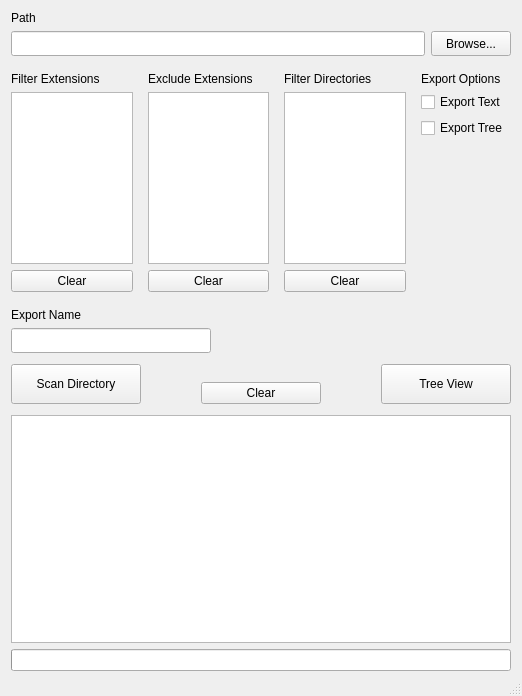
<?xml version="1.0" encoding="UTF-8"?>
<ui version="4.0">
 <class>MainWindow</class>
 <widget class="QMainWindow" name="MainWindow">
  <property name="geometry">
   <rect>
    <x>0</x>
    <y>0</y>
    <width>518</width>
    <height>696</height>
   </rect>
  </property>
  <property name="windowTitle">
   <string>List Folders</string>
  </property>
  <property name="windowIcon">
   <iconset resource="../resources.qrc">
    <normaloff>:/root/Exports/icons/icon.ico</normaloff>:/root/Exports/icons/icon.ico</iconset>
  </property>
  <property name="iconSize">
   <size>
    <width>16</width>
    <height>16</height>
   </size>
  </property>
  <widget class="QWidget" name="centralWidget">
   <layout class="QVBoxLayout" name="verticalLayout_7">
    <property name="bottomMargin">
     <number>0</number>
    </property>
    <item>
     <layout class="QVBoxLayout" name="loPath">
      <item>
       <widget class="QLabel" name="lPath">
        <property name="text">
         <string>Path</string>
        </property>
       </widget>
      </item>
      <item>
       <widget class="QWidget" name="panel1" native="true">
        <property name="sizePolicy">
         <sizepolicy hsizetype="Preferred" vsizetype="Preferred">
          <horstretch>0</horstretch>
          <verstretch>0</verstretch>
         </sizepolicy>
        </property>
        <property name="minimumSize">
         <size>
          <width>0</width>
          <height>0</height>
         </size>
        </property>
        <layout class="QHBoxLayout" name="horizontalLayout">
         <property name="leftMargin">
          <number>0</number>
         </property>
         <property name="topMargin">
          <number>0</number>
         </property>
         <property name="rightMargin">
          <number>0</number>
         </property>
         <property name="bottomMargin">
          <number>0</number>
         </property>
         <item>
          <widget class="QLineEdit" name="lePath">
           <property name="minimumSize">
            <size>
             <width>0</width>
             <height>25</height>
            </size>
           </property>
           <property name="baseSize">
            <size>
             <width>0</width>
             <height>0</height>
            </size>
           </property>
          </widget>
         </item>
         <item>
          <widget class="QPushButton" name="bBrowse">
           <property name="minimumSize">
            <size>
             <width>0</width>
             <height>25</height>
            </size>
           </property>
           <property name="text">
            <string>Browse...</string>
           </property>
          </widget>
         </item>
        </layout>
       </widget>
      </item>
     </layout>
    </item>
    <item>
     <spacer name="vspPath">
      <property name="orientation">
       <enum>Qt::Vertical</enum>
      </property>
      <property name="sizeType">
       <enum>QSizePolicy::Fixed</enum>
      </property>
      <property name="sizeHint" stdset="0">
       <size>
        <width>20</width>
        <height>10</height>
       </size>
      </property>
     </spacer>
    </item>
    <item>
     <widget class="QWidget" name="pOptions" native="true">
      <property name="sizePolicy">
       <sizepolicy hsizetype="Fixed" vsizetype="Fixed">
        <horstretch>0</horstretch>
        <verstretch>0</verstretch>
       </sizepolicy>
      </property>
      <property name="minimumSize">
       <size>
        <width>0</width>
        <height>0</height>
       </size>
      </property>
      <property name="maximumSize">
       <size>
        <width>500</width>
        <height>220</height>
       </size>
      </property>
      <layout class="QHBoxLayout" name="horizontalLayout_2">
       <property name="spacing">
        <number>15</number>
       </property>
       <property name="leftMargin">
        <number>0</number>
       </property>
       <property name="topMargin">
        <number>0</number>
       </property>
       <property name="rightMargin">
        <number>0</number>
       </property>
       <property name="bottomMargin">
        <number>0</number>
       </property>
       <item>
        <widget class="QWidget" name="pFilterExt" native="true">
         <property name="sizePolicy">
          <sizepolicy hsizetype="Preferred" vsizetype="Preferred">
           <horstretch>0</horstretch>
           <verstretch>0</verstretch>
          </sizepolicy>
         </property>
         <layout class="QVBoxLayout" name="loFilterExt">
          <property name="leftMargin">
           <number>0</number>
          </property>
          <property name="topMargin">
           <number>0</number>
          </property>
          <property name="rightMargin">
           <number>0</number>
          </property>
          <property name="bottomMargin">
           <number>0</number>
          </property>
          <item>
           <widget class="QLabel" name="lFilterExt">
            <property name="text">
             <string>Filter Extensions</string>
            </property>
           </widget>
          </item>
          <item>
           <widget class="QTextEdit" name="teFilterExt">
            <property name="enabled">
             <bool>true</bool>
            </property>
            <property name="sizePolicy">
             <sizepolicy hsizetype="Preferred" vsizetype="Fixed">
              <horstretch>0</horstretch>
              <verstretch>0</verstretch>
             </sizepolicy>
            </property>
            <property name="minimumSize">
             <size>
              <width>0</width>
              <height>0</height>
             </size>
            </property>
            <property name="lineWrapMode">
             <enum>QTextEdit::NoWrap</enum>
            </property>
           </widget>
          </item>
          <item>
           <widget class="QPushButton" name="bClearFilterExt">
            <property name="text">
             <string>Clear</string>
            </property>
           </widget>
          </item>
         </layout>
        </widget>
       </item>
       <item>
        <widget class="QWidget" name="pExludeExt" native="true">
         <layout class="QVBoxLayout" name="pExcludeExt">
          <property name="leftMargin">
           <number>0</number>
          </property>
          <property name="topMargin">
           <number>0</number>
          </property>
          <property name="rightMargin">
           <number>0</number>
          </property>
          <property name="bottomMargin">
           <number>0</number>
          </property>
          <item>
           <widget class="QLabel" name="lExcludeExt">
            <property name="text">
             <string>Exclude Extensions</string>
            </property>
           </widget>
          </item>
          <item>
           <widget class="QTextEdit" name="teExcludeExt">
            <property name="sizePolicy">
             <sizepolicy hsizetype="Preferred" vsizetype="Fixed">
              <horstretch>0</horstretch>
              <verstretch>0</verstretch>
             </sizepolicy>
            </property>
            <property name="lineWrapMode">
             <enum>QTextEdit::NoWrap</enum>
            </property>
           </widget>
          </item>
          <item>
           <widget class="QPushButton" name="bClearExcludeExt">
            <property name="text">
             <string>Clear</string>
            </property>
           </widget>
          </item>
         </layout>
        </widget>
       </item>
       <item>
        <widget class="QWidget" name="pFilterDir" native="true">
         <layout class="QVBoxLayout" name="loFilterDir">
          <property name="leftMargin">
           <number>0</number>
          </property>
          <property name="topMargin">
           <number>0</number>
          </property>
          <property name="rightMargin">
           <number>0</number>
          </property>
          <property name="bottomMargin">
           <number>0</number>
          </property>
          <item>
           <widget class="QLabel" name="lFilterDir">
            <property name="text">
             <string>Filter Directories</string>
            </property>
           </widget>
          </item>
          <item>
           <widget class="QTextEdit" name="teFilterDir">
            <property name="sizePolicy">
             <sizepolicy hsizetype="Preferred" vsizetype="Fixed">
              <horstretch>0</horstretch>
              <verstretch>0</verstretch>
             </sizepolicy>
            </property>
            <property name="lineWrapMode">
             <enum>QTextEdit::NoWrap</enum>
            </property>
           </widget>
          </item>
          <item>
           <widget class="QPushButton" name="bClearFilterDir">
            <property name="text">
             <string>Clear</string>
            </property>
           </widget>
          </item>
         </layout>
        </widget>
       </item>
       <item alignment="Qt::AlignTop">
        <widget class="QWidget" name="pExportOpt" native="true">
         <property name="sizePolicy">
          <sizepolicy hsizetype="Maximum" vsizetype="Fixed">
           <horstretch>0</horstretch>
           <verstretch>0</verstretch>
          </sizepolicy>
         </property>
         <property name="maximumSize">
          <size>
           <width>90</width>
           <height>16777215</height>
          </size>
         </property>
         <layout class="QVBoxLayout" name="loExportOpt">
          <property name="leftMargin">
           <number>0</number>
          </property>
          <property name="topMargin">
           <number>0</number>
          </property>
          <property name="rightMargin">
           <number>0</number>
          </property>
          <property name="bottomMargin">
           <number>0</number>
          </property>
          <item alignment="Qt::AlignTop">
           <widget class="QLabel" name="lExportOpt">
            <property name="sizePolicy">
             <sizepolicy hsizetype="Fixed" vsizetype="Preferred">
              <horstretch>0</horstretch>
              <verstretch>0</verstretch>
             </sizepolicy>
            </property>
            <property name="minimumSize">
             <size>
              <width>120</width>
              <height>0</height>
             </size>
            </property>
            <property name="text">
             <string>Export Options</string>
            </property>
           </widget>
          </item>
          <item alignment="Qt::AlignTop">
           <widget class="QCheckBox" name="chExportText">
            <property name="text">
             <string>Export Text</string>
            </property>
           </widget>
          </item>
          <item alignment="Qt::AlignTop">
           <widget class="QCheckBox" name="chExportTree">
            <property name="text">
             <string>Export Tree</string>
            </property>
           </widget>
          </item>
         </layout>
        </widget>
       </item>
      </layout>
     </widget>
    </item>
    <item>
     <spacer name="vspOptions">
      <property name="orientation">
       <enum>Qt::Vertical</enum>
      </property>
      <property name="sizeType">
       <enum>QSizePolicy::Fixed</enum>
      </property>
      <property name="sizeHint" stdset="0">
       <size>
        <width>20</width>
        <height>10</height>
       </size>
      </property>
     </spacer>
    </item>
    <item>
     <widget class="QWidget" name="pExportName" native="true">
      <layout class="QGridLayout" name="gridLayout" rowstretch="0,0" columnstretch="0,0">
       <property name="leftMargin">
        <number>0</number>
       </property>
       <property name="topMargin">
        <number>0</number>
       </property>
       <property name="rightMargin">
        <number>0</number>
       </property>
       <property name="bottomMargin">
        <number>0</number>
       </property>
       <property name="horizontalSpacing">
        <number>0</number>
       </property>
       <item row="0" column="0" colspan="2" alignment="Qt::AlignLeft">
        <widget class="QLabel" name="lExportName">
         <property name="sizePolicy">
          <sizepolicy hsizetype="Maximum" vsizetype="Preferred">
           <horstretch>0</horstretch>
           <verstretch>0</verstretch>
          </sizepolicy>
         </property>
         <property name="text">
          <string>Export Name</string>
         </property>
        </widget>
       </item>
       <item row="1" column="0">
        <widget class="QLineEdit" name="leExportName">
         <property name="sizePolicy">
          <sizepolicy hsizetype="Minimum" vsizetype="Fixed">
           <horstretch>0</horstretch>
           <verstretch>0</verstretch>
          </sizepolicy>
         </property>
         <property name="minimumSize">
          <size>
           <width>0</width>
           <height>25</height>
          </size>
         </property>
         <property name="maximumSize">
          <size>
           <width>200</width>
           <height>16777215</height>
          </size>
         </property>
        </widget>
       </item>
      </layout>
     </widget>
    </item>
    <item>
     <spacer name="vspExportName">
      <property name="orientation">
       <enum>Qt::Vertical</enum>
      </property>
      <property name="sizeType">
       <enum>QSizePolicy::Fixed</enum>
      </property>
      <property name="sizeHint" stdset="0">
       <size>
        <width>20</width>
        <height>5</height>
       </size>
      </property>
     </spacer>
    </item>
    <item>
     <widget class="QWidget" name="pButtons" native="true">
      <property name="sizePolicy">
       <sizepolicy hsizetype="Expanding" vsizetype="Fixed">
        <horstretch>0</horstretch>
        <verstretch>0</verstretch>
       </sizepolicy>
      </property>
      <property name="minimumSize">
       <size>
        <width>0</width>
        <height>40</height>
       </size>
      </property>
      <property name="maximumSize">
       <size>
        <width>16777215</width>
        <height>50</height>
       </size>
      </property>
      <layout class="QGridLayout" name="gridLayout_2">
       <property name="leftMargin">
        <number>0</number>
       </property>
       <property name="topMargin">
        <number>0</number>
       </property>
       <property name="rightMargin">
        <number>0</number>
       </property>
       <property name="bottomMargin">
        <number>0</number>
       </property>
       <property name="spacing">
        <number>0</number>
       </property>
       <item row="0" column="0" rowspan="3" alignment="Qt::AlignLeft">
        <widget class="QPushButton" name="bScanDir">
         <property name="sizePolicy">
          <sizepolicy hsizetype="Fixed" vsizetype="Preferred">
           <horstretch>0</horstretch>
           <verstretch>0</verstretch>
          </sizepolicy>
         </property>
         <property name="minimumSize">
          <size>
           <width>130</width>
           <height>0</height>
          </size>
         </property>
         <property name="maximumSize">
          <size>
           <width>130</width>
           <height>16777215</height>
          </size>
         </property>
         <property name="text">
          <string>Scan Directory</string>
         </property>
        </widget>
       </item>
       <item row="0" column="2" rowspan="3" alignment="Qt::AlignRight">
        <widget class="QPushButton" name="bTreeViewer">
         <property name="sizePolicy">
          <sizepolicy hsizetype="Minimum" vsizetype="Preferred">
           <horstretch>0</horstretch>
           <verstretch>0</verstretch>
          </sizepolicy>
         </property>
         <property name="minimumSize">
          <size>
           <width>130</width>
           <height>0</height>
          </size>
         </property>
         <property name="maximumSize">
          <size>
           <width>130</width>
           <height>16777215</height>
          </size>
         </property>
         <property name="text">
          <string>Tree View</string>
         </property>
        </widget>
       </item>
       <item row="2" column="1" alignment="Qt::AlignHCenter">
        <widget class="QPushButton" name="bClearOut">
         <property name="minimumSize">
          <size>
           <width>120</width>
           <height>0</height>
          </size>
         </property>
         <property name="text">
          <string>Clear</string>
         </property>
        </widget>
       </item>
       <item row="0" column="1" rowspan="2">
        <spacer name="verticalSpacer">
         <property name="orientation">
          <enum>Qt::Vertical</enum>
         </property>
         <property name="sizeType">
          <enum>QSizePolicy::Fixed</enum>
         </property>
         <property name="sizeHint" stdset="0">
          <size>
           <width>20</width>
           <height>0</height>
          </size>
         </property>
        </spacer>
       </item>
      </layout>
     </widget>
    </item>
    <item>
     <spacer name="vspButton">
      <property name="orientation">
       <enum>Qt::Vertical</enum>
      </property>
      <property name="sizeType">
       <enum>QSizePolicy::Fixed</enum>
      </property>
      <property name="sizeHint" stdset="0">
       <size>
        <width>20</width>
        <height>5</height>
       </size>
      </property>
     </spacer>
    </item>
    <item>
     <widget class="QPlainTextEdit" name="teOut">
      <property name="lineWrapMode">
       <enum>QPlainTextEdit::NoWrap</enum>
      </property>
     </widget>
    </item>
    <item>
     <widget class="QWidget" name="pStatus" native="true">
      <layout class="QVBoxLayout" name="verticalLayout">
       <property name="leftMargin">
        <number>0</number>
       </property>
       <property name="topMargin">
        <number>0</number>
       </property>
       <property name="rightMargin">
        <number>0</number>
       </property>
       <property name="bottomMargin">
        <number>0</number>
       </property>
       <item>
        <widget class="QProgressBar" name="progressBar">
         <property name="value">
          <number>0</number>
         </property>
         <property name="textVisible">
          <bool>false</bool>
         </property>
         <property name="invertedAppearance">
          <bool>false</bool>
         </property>
        </widget>
       </item>
      </layout>
     </widget>
    </item>
   </layout>
  </widget>
  <widget class="QStatusBar" name="statusBar">
   <property name="sizePolicy">
    <sizepolicy hsizetype="Preferred" vsizetype="Minimum">
     <horstretch>0</horstretch>
     <verstretch>0</verstretch>
    </sizepolicy>
   </property>
   <property name="minimumSize">
    <size>
     <width>0</width>
     <height>25</height>
    </size>
   </property>
  </widget>
 </widget>
 <layoutdefault spacing="6" margin="11"/>
 <tabstops>
  <tabstop>teFilterExt</tabstop>
  <tabstop>teExcludeExt</tabstop>
  <tabstop>teFilterDir</tabstop>
  <tabstop>bClearFilterExt</tabstop>
  <tabstop>bClearExcludeExt</tabstop>
  <tabstop>bClearFilterDir</tabstop>
  <tabstop>chExportText</tabstop>
  <tabstop>chExportTree</tabstop>
  <tabstop>leExportName</tabstop>
  <tabstop>bScanDir</tabstop>
  <tabstop>bClearOut</tabstop>
  <tabstop>bTreeViewer</tabstop>
  <tabstop>teOut</tabstop>
 </tabstops>
 <resources>
  <include location="../resources.qrc"/>
 </resources>
 <connections/>
</ui>
